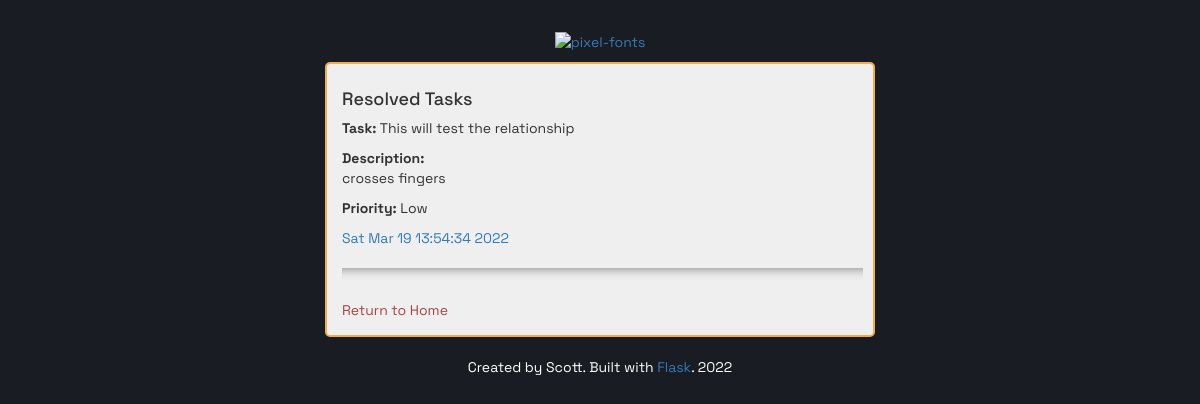
The page /resolved (signed in) on the database its author committed.
### main.py (models this page shows)
class TodoApp(db.Model):
    id = db.Column(db.Integer, primary_key=True)
    author_id = db.Column(db.Integer, db.ForeignKey("users.id"))
    author = relationship("User", back_populates="tasks")
    title = db.Column(db.String(100))
    description = db.Column(db.String(500))
    priority = db.Column(db.String(25))
    date = db.Column(db.String(100))
    resolved = db.Column(db.Integer)

### main.py (the view)
@app.route("/resolved")
@login_required
def show_resolved():
    resolved_todos = TodoApp.query.filter(TodoApp.resolved == 1).all()
    return render_template("resolved.html", todos=resolved_todos)

### main.py (called while the page is built)
@login_manager.user_loader
def load_user(user_id):
    return User.query.get(user_id)

### templates/resolved.html (shortened to what this page needs)
{% extends "layout.html" %}
{% block content %}
<div class="top">
    <a href="{{ url_for('home')}}"><img src="https://fontmeme.com/permalink/220317/2dc3c3e95c7d38ec2e43737cc6438fbc.png" alt="pixel-fonts" border="0"></a>
</div>
<div class="container">
    <div class="row">
        <h4>Resolved Tasks</h4>
        {% for todo in todos|reverse %}
        <div class="square">
            <p><strong>Task:</strong> {{ todo.title }}</p>
            <p><strong>Description:</strong> <br> {{ todo.description }}</p>
            <p><strong>Priority:</strong> {{ todo.priority }}</p>
             <a title="task" href="#">{{ todo.date }}</a>
            <hr>
        </div>
        {% endfor %}
        <p> <a class="text-danger" href="{{ url_for('home') }}">Return to Home </a></p>
    </div>
</div>
<div class="top">
    <footer>Created by Scott. Built with <a href="https://flask.palletsprojects.com/en/2.0.x/" target="_blank">Flask</a>. 2022</footer>
</div>
{% endblock %}

### static/styles.css (style rules this page uses)
body { margin: 30px; font-family: 'Space Grotesk', sans-serif; background: #1a1c23; }
.container { max-width: 550px; margin: 10px auto 20px auto; padding: 15px 25px 5px 25px; border-radius: 5px; border: 2px solid #f0ad4e; background: #efefef; }
.top { margin-top: 20px; width: 40%; margin: auto; text-align: center; color: white; }
footer { text-align: center; }
a:link { text-decoration: none; }
.row { background: #efefef; padding-left: 5px; }
hr { height: 12px; border: 0; box-shadow: inset 0 12px 12px -12px rgba(0, 0, 0, 0.5); }

### rows shown on the page
TodoApp: title "This will test the relationship", description "crosses fingers", priority "Low", date "Sat Mar 19 13:54:34 2022"
